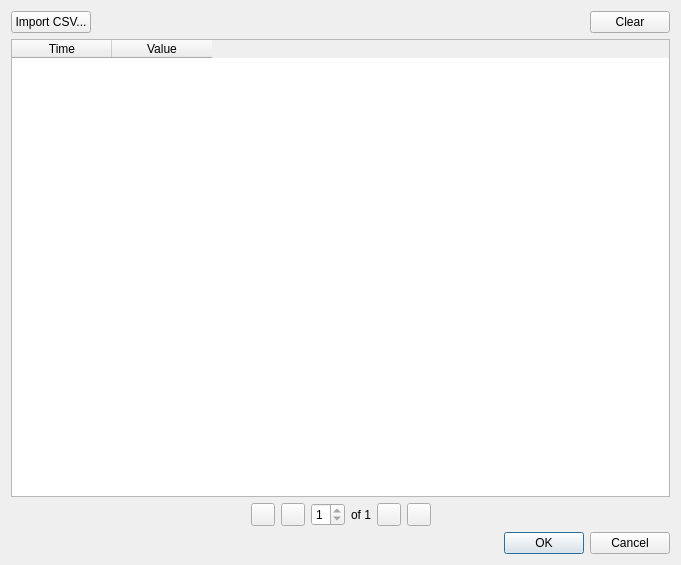
<?xml version="1.0" encoding="UTF-8"?>
<ui version="4.0">
 <class>TimeSeriesDialog</class>
 <widget class="QDialog" name="TimeSeriesDialog">
  <property name="geometry">
   <rect>
    <x>0</x>
    <y>0</y>
    <width>681</width>
    <height>565</height>
   </rect>
  </property>
  <property name="windowTitle">
   <string>Time Series</string>
  </property>
  <layout class="QVBoxLayout" name="verticalLayout">
   <item>
    <layout class="QHBoxLayout" name="horizontalLayout">
     <item>
      <widget class="QPushButton" name="btnImportCSV">
       <property name="text">
        <string>Import CSV...</string>
       </property>
       <property name="icon">
        <iconset resource="../../icons.qrc">
         <normaloff>:/icons/application-x-applix-spreadsheet.png</normaloff>:/icons/application-x-applix-spreadsheet.png</iconset>
       </property>
      </widget>
     </item>
     <item>
      <spacer name="horizontalSpacer">
       <property name="orientation">
        <enum>Qt::Horizontal</enum>
       </property>
       <property name="sizeHint" stdset="0">
        <size>
         <width>40</width>
         <height>20</height>
        </size>
       </property>
      </spacer>
     </item>
     <item>
      <widget class="QPushButton" name="btnClear">
       <property name="text">
        <string>Clear</string>
       </property>
       <property name="icon">
        <iconset resource="../../icons.qrc">
         <normaloff>:/icons/edit-clear-list.png</normaloff>:/icons/edit-clear-list.png</iconset>
       </property>
      </widget>
     </item>
    </layout>
   </item>
   <item>
    <widget class="QTableWidget" name="tblTimeSeries">
     <column>
      <property name="text">
       <string>Time</string>
      </property>
     </column>
     <column>
      <property name="text">
       <string>Value</string>
      </property>
     </column>
    </widget>
   </item>
   <item>
    <layout class="QHBoxLayout" name="horizontalLayout_2">
     <item>
      <spacer name="horizontalSpacer_2">
       <property name="orientation">
        <enum>Qt::Horizontal</enum>
       </property>
       <property name="sizeHint" stdset="0">
        <size>
         <width>40</width>
         <height>20</height>
        </size>
       </property>
      </spacer>
     </item>
     <item>
      <widget class="QToolButton" name="btnFirstPage">
       <property name="text">
        <string/>
       </property>
       <property name="icon">
        <iconset resource="../../icons.qrc">
         <normaloff>:/icons/first-frame.png</normaloff>:/icons/first-frame.png</iconset>
       </property>
      </widget>
     </item>
     <item>
      <widget class="QToolButton" name="btnPreviousPage">
       <property name="text">
        <string/>
       </property>
       <property name="icon">
        <iconset resource="../../icons.qrc">
         <normaloff>:/icons/previous-frame.png</normaloff>:/icons/previous-frame.png</iconset>
       </property>
      </widget>
     </item>
     <item>
      <widget class="QSpinBox" name="spxCurrentPage">
       <property name="minimum">
        <number>1</number>
       </property>
       <property name="maximum">
        <number>1</number>
       </property>
      </widget>
     </item>
     <item>
      <widget class="QLabel" name="lblPagesTotal">
       <property name="text">
        <string>of 1</string>
       </property>
      </widget>
     </item>
     <item>
      <widget class="QToolButton" name="btnNextPage">
       <property name="text">
        <string/>
       </property>
       <property name="icon">
        <iconset resource="../../icons.qrc">
         <normaloff>:/icons/next-frame.png</normaloff>:/icons/next-frame.png</iconset>
       </property>
      </widget>
     </item>
     <item>
      <widget class="QToolButton" name="btnLastPage">
       <property name="text">
        <string/>
       </property>
       <property name="icon">
        <iconset resource="../../icons.qrc">
         <normaloff>:/icons/last-frame.png</normaloff>:/icons/last-frame.png</iconset>
       </property>
      </widget>
     </item>
     <item>
      <spacer name="horizontalSpacer_3">
       <property name="orientation">
        <enum>Qt::Horizontal</enum>
       </property>
       <property name="sizeHint" stdset="0">
        <size>
         <width>40</width>
         <height>20</height>
        </size>
       </property>
      </spacer>
     </item>
    </layout>
   </item>
   <item>
    <widget class="QDialogButtonBox" name="buttonBox">
     <property name="orientation">
      <enum>Qt::Horizontal</enum>
     </property>
     <property name="standardButtons">
      <set>QDialogButtonBox::Cancel|QDialogButtonBox::Ok</set>
     </property>
    </widget>
   </item>
  </layout>
 </widget>
 <tabstops>
  <tabstop>btnFirstPage</tabstop>
  <tabstop>btnPreviousPage</tabstop>
  <tabstop>spxCurrentPage</tabstop>
  <tabstop>btnNextPage</tabstop>
  <tabstop>btnLastPage</tabstop>
  <tabstop>btnImportCSV</tabstop>
  <tabstop>btnClear</tabstop>
  <tabstop>tblTimeSeries</tabstop>
 </tabstops>
 <resources>
  <include location="../../icons.qrc"/>
 </resources>
 <connections>
  <connection>
   <sender>buttonBox</sender>
   <signal>accepted()</signal>
   <receiver>TimeSeriesDialog</receiver>
   <slot>accept()</slot>
   <hints>
    <hint type="sourcelabel">
     <x>248</x>
     <y>254</y>
    </hint>
    <hint type="destinationlabel">
     <x>157</x>
     <y>274</y>
    </hint>
   </hints>
  </connection>
  <connection>
   <sender>buttonBox</sender>
   <signal>rejected()</signal>
   <receiver>TimeSeriesDialog</receiver>
   <slot>reject()</slot>
   <hints>
    <hint type="sourcelabel">
     <x>316</x>
     <y>260</y>
    </hint>
    <hint type="destinationlabel">
     <x>286</x>
     <y>274</y>
    </hint>
   </hints>
  </connection>
 </connections>
</ui>
